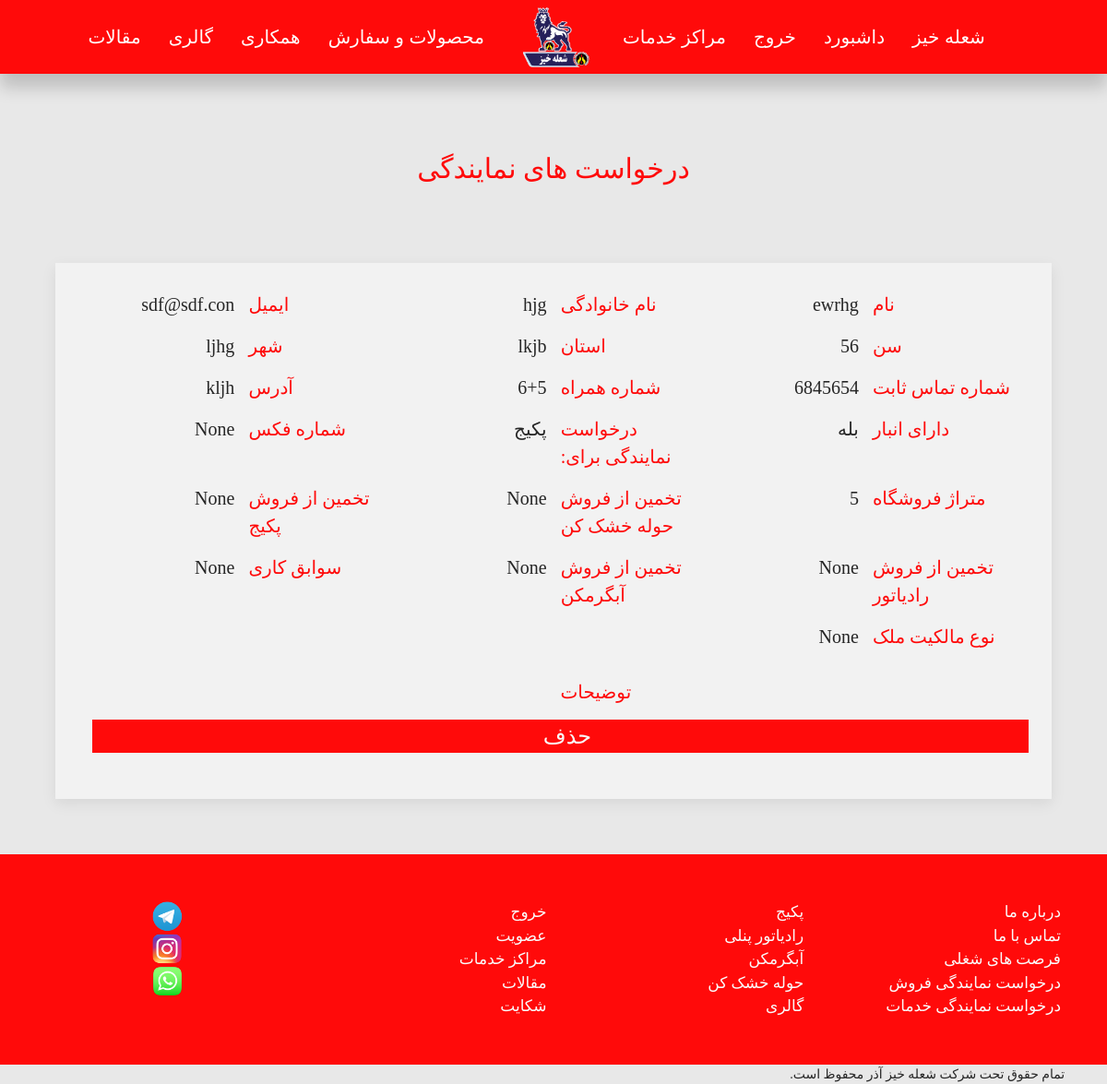
Page /cooperation/delegation-request-list/ (signed in) on the committed database.
### cooperation/models.py (models this page shows)
class DelegationRequestModel(models.Model):
    name = models.CharField(max_length = 264, blank = False, null = False)
    last_name = models.CharField(max_length = 264, blank = False, null = False)
    email = models.EmailField(blank = False, null = False)
    age = models.CharField(max_length = 264,blank = False, null = False)
    province = models.CharField(max_length = 264, blank = False, null = False)
    city = models.CharField(max_length = 264, blank = False, null = False)
    phone_number = models.CharField(max_length = 264, blank = False, null = False)
    cellphone_number = models.CharField(max_length = 264, blank = False, null = False)
    address = models.TextField(null = False, blank = False)
    area = models.IntegerField(blank = False, null = False)
    for_towerdryer = models.BooleanField(default = False)
    for_package = models.BooleanField(default = False)
    for_radiator = models.BooleanField(default = False)
    for_waterheater = models.BooleanField(default = False)
    has_reservoir = models.BooleanField(default = False)
    fax_number = models.CharField(max_length = 264, blank = True, null = True)
    sell_prediction_towerdryer = models.CharField(max_length = 264, blank = True, null = True)
    sell_prediction_package = models.CharField(max_length = 264, blank = True, null = True)
    sell_prediction_radiator = models.CharField(max_length = 264, blank = True, null = True)
    sell_prediction_waterheater = models.CharField(max_length = 264, blank = True, null = True)
    attendance = models.CharField(max_length = 264, blank = True, null = True)
    description = models.TextField(null = True, blank = True)
    ownership_type = models.CharField(max_length = 264, blank = True, null = True)

### cooperation/views.py (the view)
# urls.py: path('delegation-request-list/',DelegationRequestListView , name = 'delegationrequestlist'),
@login_required
@superuser_required
def DelegationRequestListView(request):
    try:
        delegation_request_list = get_list_or_404(DelegationRequestModel.objects.all())
        return render(request,'cooperation/delegationrequestlist.html',
                      {'delegation_request_list':delegation_request_list})
    except:
        return render(request,'cooperation/delegationrequestlist.html')

### cooperation/templates/cooperation/delegationrequestlist.html (shortened to what this page needs)
{% extends "BaseTemplates/base1.html" %}
{% block body_block %}
<br>
<h3 style="font-size:30px;" class="redC-text uk-card-title uk-text-center fHarmattan uk-text-large">درخواست های نمایندگی</h3>
<div style="padding:5%" class="uk-grid-match uk-text-center uk-grid-large" uk-grid>
{% if delegation_request_list %}
{% for delegation_request in delegation_request_list %}
      <div class="uk-width-1-1 uk-block">
<div  class="uk-card uk-card-default uk-card-body milkywhiteC">
      <div style="margin-top:-25px; font-size:20px;"  class=" fHarmattan uk-text-large uk-grid-small" uk-grid>
          <div class="uk-width-1-6@m uk-width-1-2@s uk-width-1-2 uk-text-left redC-text" >نام</div><div class="uk-width-1-6@m uk-width-1-2@s uk-width-1-2 uk-text-right darkgreyC-text">{{delegation_request.name }}</div>
          <div class="uk-width-1-6@m uk-width-1-2@s uk-width-1-2 uk-text-left redC-text" >نام خانوادگی</div><div class="uk-width-1-6@m uk-width-1-2@s uk-width-1-2 uk-text-right darkgreyC-text">{{delegation_request.last_name }}</div>
          <div class="uk-width-1-6@m uk-width-1-2@s uk-width-1-2 uk-text-left redC-text" >ایمیل</div><div class="uk-width-1-6@m uk-width-1-2@s uk-width-1-2 uk-text-right darkgreyC-text">{{delegation_request.email }}</div>
          <div class="uk-width-1-6@m uk-width-1-2@s uk-width-1-2 uk-text-left redC-text" >سن</div><div class="uk-width-1-6@m uk-width-1-2@s uk-width-1-2 uk-text-right darkgreyC-text">{{delegation_request.age }}</div>
          <div class="uk-width-1-6@m uk-width-1-2@s uk-width-1-2 uk-text-left redC-text" >استان</div><div class="uk-width-1-6@m uk-width-1-2@s uk-width-1-2 uk-text-right darkgreyC-text">{{delegation_request.province }}</div>
          <div class="uk-width-1-6@m uk-width-1-2@s uk-width-1-2 uk-text-left redC-text" >شهر</div><div class="uk-width-1-6@m uk-width-1-2@s uk-width-1-2 uk-text-right darkgreyC-text">{{delegation_request.city }}</div>
          <div class="uk-width-1-6@m uk-width-1-2@s uk-width-1-2 uk-text-left redC-text" >شماره تماس ثابت</div><div class="uk-width-1-6@m uk-width-1-2@s uk-width-1-2 uk-text-right darkgreyC-text">{{delegation_request.phone_number }}</div>
          <div class="uk-width-1-6@m uk-width-1-2@s uk-width-1-2 uk-text-left redC-text" >شماره همراه</div><div class="uk-width-1-6@m uk-width-1-2@s uk-width-1-2 uk-text-right darkgreyC-text">{{delegation_request.cellphone_number }}</div>
          <div class="uk-width-1-6@m uk-width-1-2@s uk-width-1-2 uk-text-left redC-text" >آدرس</div><div class="uk-width-1-6@m uk-width-1-2@s uk-width-1-2 uk-text-right darkgreyC-text">{{delegation_request.address }}</div>
          <div class="uk-width-1-6@m uk-width-1-2@s uk-width-1-2 uk-text-left redC-text" >دارای انبار</div><div class="uk-width-1-6@m uk-width-1-2@s uk-width-1-2 uk-text-right darkgreyC-text">{% if delegation_request.has_reservoir %}بله{% else %}خیر{% endif %}</div>
          <div class="uk-width-1-6@m uk-width-1-2@s uk-width-1-2 uk-text-left redC-text" >درخواست نمایندگی برای:</div><div class="uk-width-1-6@m uk-width-1-2@s uk-width-1-2 uk-text-right darkgreyC-text">{% if delegation_request.for_towerdryer %}حوله خشک کن{% endif %}
{% if delegation_request.for_package %}پکیج{% endif %}
          </div>
          <div class="uk-width-1-6@m uk-width-1-2@s uk-width-1-2 uk-text-left redC-text" >شماره فکس</div><div class="uk-width-1-6@m uk-width-1-2@s uk-width-1-2 uk-text-right darkgreyC-text">{{delegation_request.fax_number }}</div>
          <div class="uk-width-1-6@m uk-width-1-2@s uk-width-1-2 uk-text-left redC-text" >متراژ فروشگاه</div><div class="uk-width-1-6@m uk-width-1-2@s uk-width-1-2 uk-text-right darkgreyC-text">{{delegation_request.area }}</div>
          <div class="uk-width-1-6@m uk-width-1-2@s uk-width-1-2 uk-text-left redC-text" >تخمین از فروش حوله خشک کن</div><div class="uk-width-1-6@m uk-width-1-2@s uk-width-1-2 uk-text-right darkgreyC-text">{{delegation_request.sell_prediction_towerdryer }}</div>
          <div class="uk-width-1-6@m uk-width-1-2@s uk-width-1-2 uk-text-left redC-text" >تخمین از فروش پکیج</div><div class="uk-width-1-6@m uk-width-1-2@s uk-width-1-2 uk-text-right darkgreyC-text">{{delegation_request.sell_prediction_package }}</div>
          <div class="uk-width-1-6@m uk-width-1-2@s uk-width-1-2 uk-text-left redC-text" >تخمین از فروش رادیاتور</div><div class="uk-width-1-6@m uk-width-1-2@s uk-width-1-2 uk-text-right darkgreyC-text">{{delegation_request.sell_prediction_radiator }}</div>
          <div class="uk-width-1-6@m uk-width-1-2@s uk-width-1-2 uk-text-left redC-text" >تخمین از فروش آبگرمکن</div><div class="uk-width-1-6@m uk-width-1-2@s uk-width-1-2 uk-text-right darkgreyC-text">{{delegation_request.sell_prediction_waterheater }}</div>
          <div class="uk-width-1-6@m uk-width-1-2@s uk-width-1-2 uk-text-left redC-text" >سوابق کاری</div><div class="uk-width-1-6@m uk-width-1-2@s uk-width-1-2 uk-text-right darkgreyC-text">{{delegation_request.attendance }}</div>
          <div class="uk-width-1-6@m uk-width-1-2@s uk-width-1-2 uk-text-left redC-text" >نوع مالکیت ملک</div><div class="uk-width-1-6@m uk-width-1-2@s uk-width-1-2 uk-text-right darkgreyC-text">{{delegation_request.ownership_type }}</div>
          <div class="uk-width-1-2@s uk-width-1-2 uk-text-left redC-text" >توضیحات</div><div class="uk-width-1-2@s uk-width-1-2 uk-text-right darkgreyC-text">{{delegation_request.description }}</div>
<br>
<a href="{% url 'cooperation:delegationrequestdelete' delegation_request.pk %}" class="uk-button redC whiteC-text uk-width-1-1 uk-margin-small-bottom fHarmattan uk-text-large">حذف</a>
      </div>
</div>
</div>
{% endfor %}
{% endif %}
</div>
    {% endblock %}

### static/css/styles.css (style rules this page uses)
.fHarmattan { font-family: 'Lateef', cursive; }
.whiteC-text { color: #fafafa; }
.milkywhiteC { background-color: #f2f2f2; }
.darkgreyC-text { color: #262626; }
.redC { background-color: #ff0a0a; }
.redC-text { color: #ff0a0a; }

### rows in the picture
DelegationRequestModel: name "ewrhg", last_name "hjg", email "sdf@sdf.con", age "56", province "lkjb", city "ljhg", phone_number "6845654", cellphone_number "6+5", address "kljh", has_reservoir "بله", for_package "پکیج", fax_number "None", area "5", sell_prediction_towerdryer "None", sell_prediction_package "None", sell_prediction_radiator "None", sell_prediction_waterheater "None", attendance "None", ownership_type "None"
